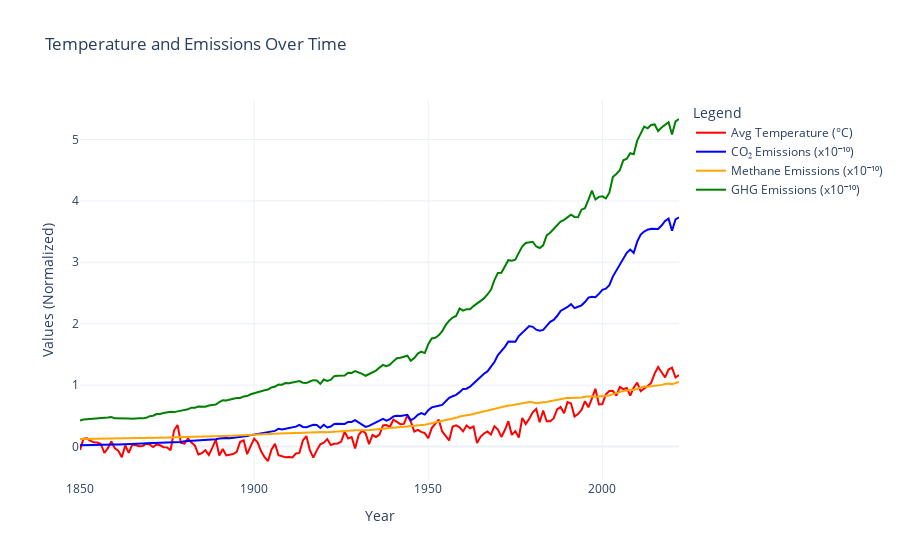

Notebook cell for this chart:
### Markdown cell above
This warming is primarily driven by the increasing concentration of greenhouse gases (GHGs) in our atmosphere, released by human activities. Think of these gases like a thickening blanket around the Earth, trapping more heat. Carbon Dioxide (CO2) from burning fossil fuels (coal, oil, gas) is the main contributor, but Methane (CH4) from agriculture and gas leaks, and Nitrous Oxide (N2O) are also powerful heat-trappers.

### Code cell
# Create the figure
fig = go.Figure(layout=go.Layout(template='plotly_white'))

# Add traces for each data series
fig.add_trace(go.Scatter(
    x=global_climate['year'], 
    y=global_climate['avg_temp'], 
    mode='lines', 
    name='Avg Temperature (°C)', 
    line=dict(color='red')
))

fig.add_trace(go.Scatter(
    x=global_climate['year'], 
    y=global_climate['co2'] / 1e10, 
    mode='lines', 
    name='CO₂ Emissions (x10⁻¹⁰)', 
    line=dict(color='blue')
))

fig.add_trace(go.Scatter(
    x=global_climate['year'], 
    y=global_climate['methane'] / 1e10, 
    mode='lines', 
    name='Methane Emissions (x10⁻¹⁰)', 
    line=dict(color='orange')
))

fig.add_trace(go.Scatter(
    x=global_climate['year'], 
    y=global_climate['ghg_emission'] / 1e10, 
    mode='lines', 
    name='GHG Emissions (x10⁻¹⁰)', 
    line=dict(color='green')
))

# Customize layout
fig.update_layout(
    title='Temperature and Emissions Over Time',
    xaxis_title='Year',
    yaxis_title='Values (Normalized)',
    hovermode='x unified',
    legend_title_text='Legend',
)

# Show the plot
fig.show()

### Figure 1 — Plotly figure (JSON) as saved in the notebook; plotly's stock layout.template omitted (floating-point values rounded to 4 significant figures; data arrays with more than 128 entries replaced by an {"elided": "..."} marker saying what was removed)
{"data": [{"line": {"color": "red"}, "mode": "lines", "name": "Avg Temperature (°C)", "type": "scatter", "x": {"elided": "173 int values"}, "y": {"elided": "173 float values"}}, {"line": {"color": "blue"}, "mode": "lines", "name": "CO₂ Emissions (x10⁻¹⁰)", "type": "scatter", "x": {"elided": "173 int values"}, "y": {"elided": "173 float values"}}, {"line": {"color": "orange"}, "mode": "lines", "name": "Methane Emissions (x10⁻¹⁰)", "type": "scatter", "x": {"elided": "173 int values"}, "y": {"elided": "173 float values"}}, {"line": {"color": "green"}, "mode": "lines", "name": "GHG Emissions (x10⁻¹⁰)", "type": "scatter", "x": {"elided": "173 int values"}, "y": {"elided": "173 float values"}}], "layout": {"hovermode": "x unified", "legend": {"title": {"text": "Legend"}}, "title": {"text": "Temperature and Emissions Over Time"}, "xaxis": {"title": {"text": "Year"}}, "yaxis": {"title": {"text": "Values (Normalized)"}}}}
